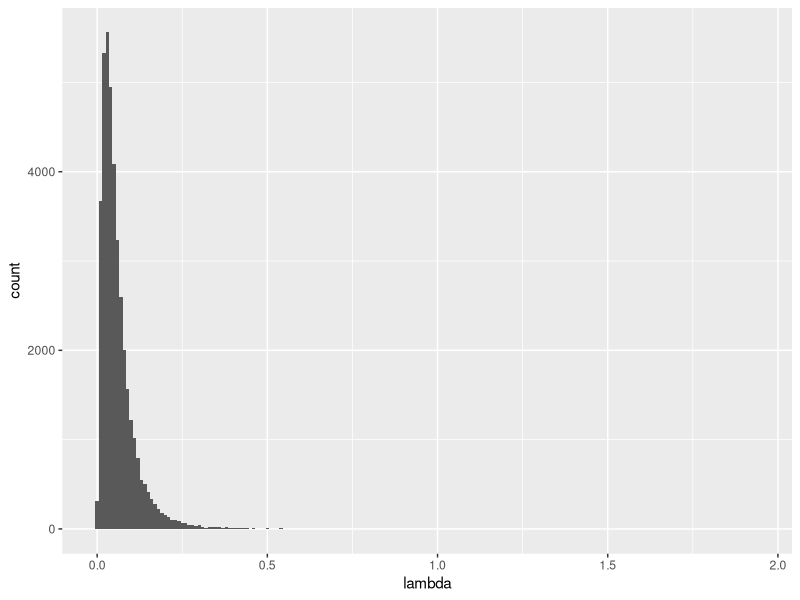
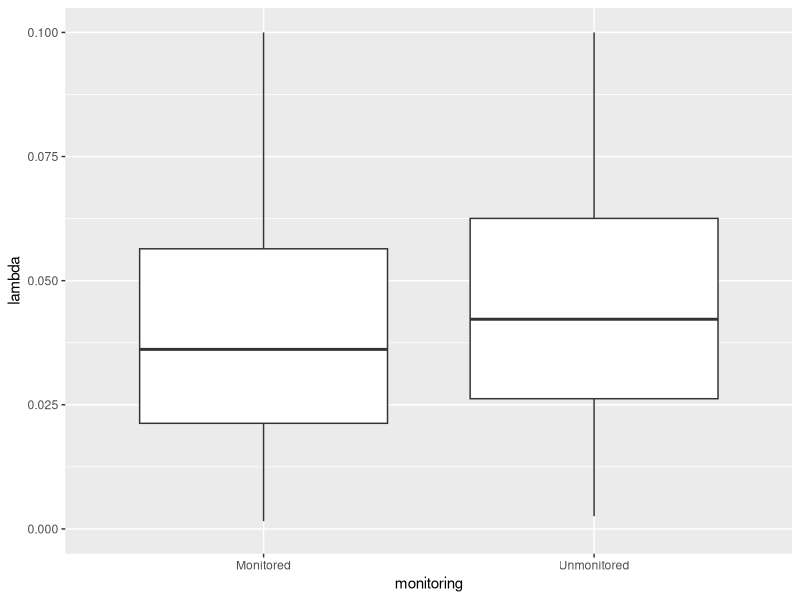
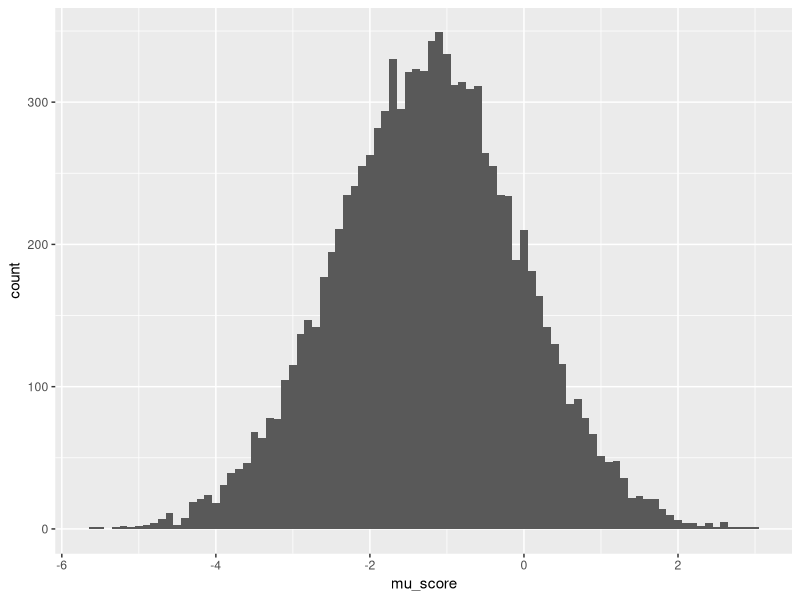
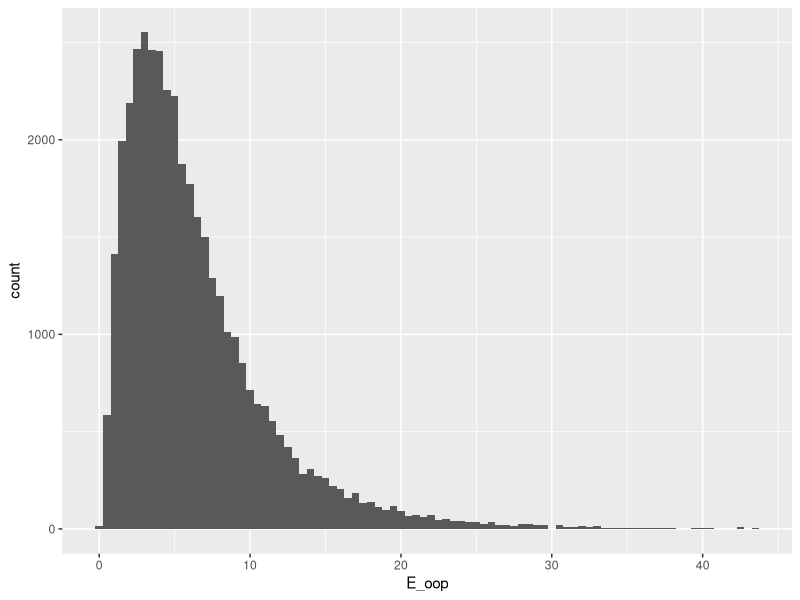
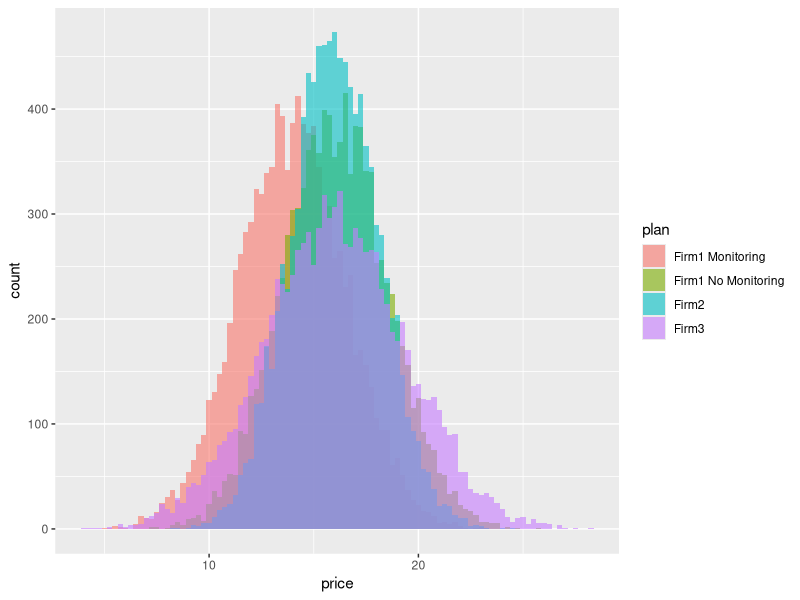
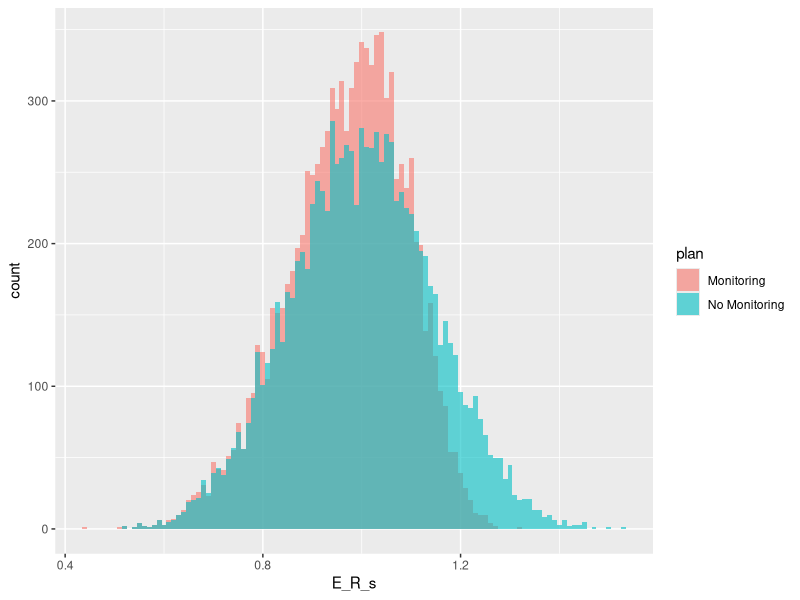
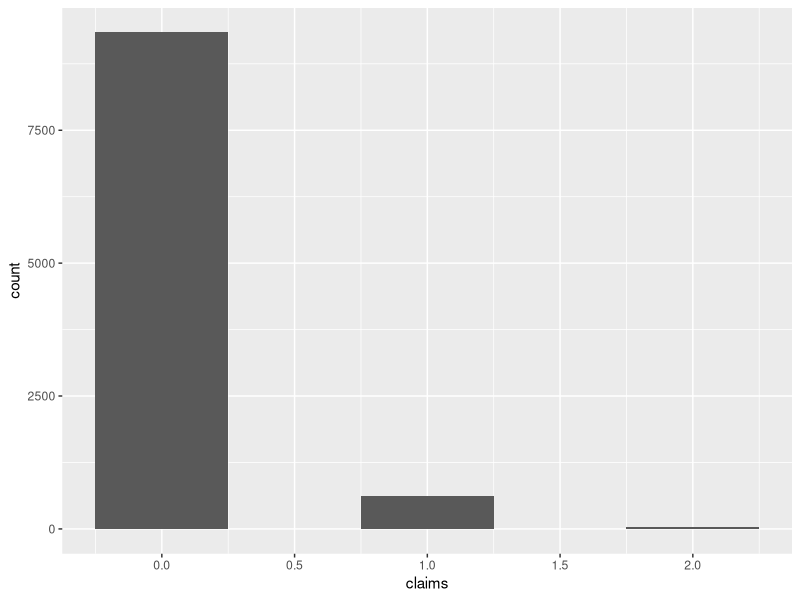
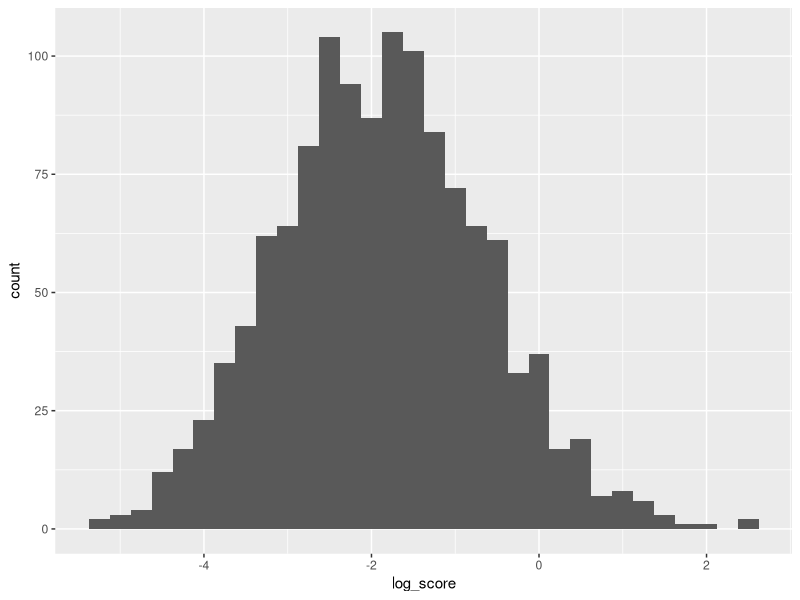

Recreate these plots in R, in order. (Note: this script raises an error after producing the figures.)
## ---- chunk 1
knitr::opts_chunk$set(echo = TRUE, eval = FALSE, cache = TRUE)
library(bookdown)
library(magrittr)
library(tidyverse)
library(MASS)
## ---- chunk 2
rm(list = ls())

N <- 10^4
T <- 1
D <- 4

# set the seed
set.seed(1)

## True Parameters
sigma_lambda <- 0.1
theta_lambda <- c(-3, -0.5, 1, -1, 1, -0.5)

## Covariates
mu_x_t0 <- rep(0, 4)
mu_x_t1 <- rep(0, 4)
sigma_x <- diag(0.25, 4)

X_t0 <- mvrnorm(N, mu_x_t0, sigma_x)
X_t1 <- 0.5*X_t0 + 0.5*mvrnorm(N, mu_x_t1, sigma_x)

X <- X_t0 %>% 
  rbind(X_t0) %>% 
  rbind(X_t1) %>% 
  rbind(X_t1)

colnames(X) <- c(paste("x", 1:4, sep = "_"))

X_lambda <- expand.grid(i = 1:N, m = 0:1, t = 0:1) %>% 
  tibble::as_tibble() %>% 
  cbind(X)

## mu_lambda
mu_lambda <- X_lambda %>% 
  dplyr::mutate(mu_lambda = theta_lambda[1]
                + theta_lambda[2]*x_1 + theta_lambda[3]*x_2
                + theta_lambda[4]*x_3 + theta_lambda[5]*x_4
                + theta_lambda[6]*ifelse(m == 1 & t == 0, 1, 0))

## epsilon_lambda
epsilon_lambda <- expand.grid(i = 1:N) %>% 
  tibble::as_tibble() %>% 
  dplyr::mutate(epsilon_lambda = rnorm(N, 0, sigma_lambda))

## lambda
lambda <- mu_lambda %>% 
  dplyr::left_join(epsilon_lambda, by = c("i")) %>% 
  dplyr::mutate(lambda = exp(mu_lambda + epsilon_lambda))

## ---- chunk 3
## Visualize 
g_lambda <- lambda %>% 
  ggplot(aes(x = lambda)) + 
  geom_histogram(binwidth = 0.01)

plot(g_lambda)
## ---- chunk 4
## Visualize lambda and monitoring opt-in
g_lambda_monitoring <- lambda %>% 
  dplyr::mutate(monitoring = ifelse(m == 1, "Monitored", "Unmonitored")) %>% 
  ggplot(aes(x = monitoring, y = lambda)) + 
  geom_boxplot() + 
  scale_y_continuous(limits=c(0, 0.1))

plot(g_lambda_monitoring)
## ---- chunk 5
## Generate expectations of score
theta_score <- c(-3, -0.5, 2, 1)
sigma_score <- 0.25

score <- lambda %>% 
  dplyr::filter(t == 0, m == 1) %>% 
  dplyr::mutate(mu_score = theta_score[1] + theta_score[2]*log(lambda)
                + theta_score[3]*x_1 + theta_score[4]*x_2,
                E_score = exp(mu_score + sigma_score^2 / 2)) %>% 
  dplyr::select(i, m, t, mu_score, E_score)

## Visualize Score
g_mu_score <- score %>% 
  ggplot(aes(x = mu_score)) + 
  geom_histogram(binwidth = 0.1)

plot(g_mu_score)
## ---- chunk 6
## Expectation of Out-of-Pocket
policy_limit <- 1000
l0 <- 500
a_l <- 2.5

E_oop <- lambda %>% 
  dplyr::mutate(prob_C1 = lambda * exp(-lambda),
                E_oop = prob_C1 * (l0^(a_l)/(a_l - 1))*policy_limit^(-a_l + 1),
                E_oop_sq = prob_C1 * ((2 * l0^(a_l)) / ((a_l - 1) * (a_l - 1))) * policy_limit^(-a_l + 2)) %>% 
  dplyr::select(i, m, t, E_oop, E_oop_sq)

## Visualize OOP
g_oop <- E_oop %>% 
  ggplot(aes(x = E_oop)) + 
  geom_histogram(binwidth = 0.5)

plot(g_oop)

## ---- chunk 7

price_par_t0_d1 <- c(15, 3, 2, 3, -2)
price_par_t0_d2 <- c(15, 3, 2, 3, -2)
price_par_t0_d3 <- c(15, 1, 3, 2, -2)
price_par_t0_d4 <- c(15, 4, 5, 1, -2)

price_gen_d <- function(choice_t0, D, price_par_t0){
  output <- choice_t0 %>% 
    dplyr::filter(d == D) %>% 
    dplyr::mutate(price = 
                    price_par_t0[1] +
                    price_par_t0[2]*x_1 + 
                    price_par_t0[3]*x_2 + 
                    price_par_t0[4]*x_3 +
                    price_par_t0[5]*m +
                    rnorm(N, 1, 1)) %>% 
    dplyr::select(i, d, t, m, f, price)
}

## Generate Price
price_gen_t0 <- function(choice_t0,
                         price_par_t0_d1, price_par_t0_d2,
                         price_par_t0_d3, price_par_t0_d4){
  
  price <- price_gen_d(choice_t0, 1, price_par_t0_d1) %>% 
    rbind(price_gen_d(choice_t0, 2, price_par_t0_d2)) %>% 
    rbind(price_gen_d(choice_t0, 3, price_par_t0_d3)) %>% 
    rbind(price_gen_d(choice_t0, 4, price_par_t0_d4))
  
  output <- choice_t0 %>% 
    dplyr::left_join(price, by = c("i", "d", "t", "m", "f"))
  
  return(output) 
}

## Generate Prior Firm

prior_firm_t0 <- expand.grid(i = 1:N) %>% 
  tibble::as_tibble() %>% 
  dplyr::mutate(prior_firm = sample(1:4, size = N, replace = T, prob = c(0, 0.4, 0.35, 0.25)))


## True Parameters
### Inertia

eta_f <- c(5, 1, 2, 2)
xi <- c(1, -2.5)

### Renewal Price
alpha_m0 <- c(20, 5, 3)
alpha_m1 <- c(20, 5, 3, -1)
beta <- 20

### Risk Aversion
risk_aversion <- 10^(-4)

## Generate Choice

choice_t0 <- expand.grid(i = 1:N, d = 1:D, t = 0) %>% 
  tibble::as_tibble() %>% 
  dplyr::mutate(m = ifelse(d == 1, 1, 0),
                f = dplyr::case_when(
                  d <= 2 ~ 1,
                  d == 3 ~ 2,
                  d == 4 ~ 3)) %>% 
  dplyr::left_join(lambda, by = c("i", "m", "t")) %>% 
  dplyr::left_join(score, by = c("i", "m", "t")) %>% 
  dplyr::left_join(E_oop, by = c("i", "m", "t")) %>% 
  price_gen_t0(price_par_t0_d1, price_par_t0_d2, price_par_t0_d3, price_par_t0_d4) %>% 
  dplyr::left_join(prior_firm_t0, by = c("i")) %>% 
  dplyr::mutate(inertia = eta_f[1] + eta_f[2]*x_1 + eta_f[3]*x_2 + eta_f[4]*x_3,
                monitoring_disutility = xi[1] + xi[2]*log(lambda),
                demand_friction = ifelse(d == prior_firm, 0, inertia) + 
                  ifelse(d == 1, monitoring_disutility, 0)) %>% 
  dplyr::mutate(E_R_s = ifelse(m == 0, 
                           (alpha_m0[1] + alpha_m0[2]*x_1 + alpha_m0[3]*x_2) / beta,
                           (alpha_m1[1] + alpha_m1[2]*x_1 + alpha_m1[3]*x_2 + alpha_m1[4]*E_score) / beta),
                E_R_s_sq = E_R_s / beta,
                E_R_C = 0.98 * exp(-lambda) + 1.2 * (1 - exp(-lambda)),
                E_R_C_sq = 0.98^2 * exp(-lambda) + 1.2^2 * (1 - exp(-lambda)),
                E_renewal_price = price * E_R_s * E_R_C,
                E_renewal_price_sq = price^2 * E_R_s_sq * E_R_C_sq) %>% 
  dplyr::mutate(h = - price - demand_friction - E_oop - E_renewal_price,
                h_sq = price^2 - demand_friction^2 + E_oop_sq + E_renewal_price_sq
                + 2*price*demand_friction + 2*price*E_oop + 2*price*E_renewal_price
                + 2*demand_friction*E_oop + 2*demand_friction*E_renewal_price
                + 2*E_oop*E_renewal_price)

# draw idiosyncratic shocks
e_t0 <- evd::rgev(dim(choice_t0)[1])

choice_t0 <- cbind(choice_t0, e_t0) %>% 
  dplyr::mutate(v = h - (risk_aversion / 2)*h_sq,
                u = v + e_t0) %>% 
  dplyr::group_by(i, t) %>% 
  dplyr::mutate(choice = ifelse(u == max(u), 1, 0)) %>% 
  dplyr::ungroup()

summary(choice_t0)

summarize_choice <- choice_t0 %>% 
  dplyr::group_by(d) %>% 
  dplyr::summarise(share = mean(choice))

summarize_choice
## ---- chunk 8
## Visualize Price in t = 0
g_price_t0 <- choice_t0 %>% 
  dplyr::mutate(plan = dplyr::case_when(d == 1 ~ "Firm1 Monitoring",
                                        d == 2 ~ "Firm1 No Monitoring",
                                        d == 3 ~ "Firm2",
                                        d == 4 ~ "Firm3")) %>% 
  ggplot(aes(x = price, fill = plan)) + 
  geom_histogram(position = "identity", alpha = 0.6, binwidth = 0.25)

plot(g_price_t0)

## ---- chunk 9
## Visualize E_R_s in t = 0
g_E_R_s_t0 <- choice_t0 %>% 
  dplyr::filter(f == 1) %>% 
  dplyr::mutate(plan = dplyr::case_when(m == 1 ~ "Monitoring",
                                        m == 0 ~ "No Monitoring")) %>% 
  ggplot(aes(x = E_R_s, fill = plan)) + 
  geom_histogram(position = "identity", alpha = 0.6, binwidth = 0.01)

plot(g_E_R_s_t0)

## ---- chunk 10
## Claims Count
cost_t0 <- choice_t0 %>% 
  dplyr::filter(choice == 1) %>% 
  dplyr::mutate(claims = rpois(N, lambda = lambda))

## Severity
# max_claims <- max(cost_t0$claims)
# 
# claims_mat <- matrix(rep(0, N * max_claims), nrow = N)
# severity <- matrix(l0*runif(N * max_claims)^(-1/a_l), nrow = N)
# 
# colnames(severity) <- paste("sev_", 1:max_claims, sep = "")
# 
# cost_t0 <- cbind(cost_t0, severity)

## Monitoring Score
cost_t0 <- cost_t0 %>% 
  dplyr::mutate(score = rlnorm(N, mu_score, sigma_score),
                score = ifelse(m == 1, score, 1),
                log_score = log(score)) %>% 
  dplyr::select(i, claims, matches("sev."), score, log_score)

## ---- chunk 11
## Visualize realized claims count
g_realized_claims_count <- cost_t0 %>%
  ggplot(aes(x = claims)) + 
  geom_histogram(binwidth = 0.5)

plot(g_realized_claims_count)

## ---- chunk 12
## Visualize realized score
g_realized_score <- cost_t0 %>%
  dplyr::filter(score != 1) %>% 
  ggplot(aes(x = log_score)) + 
  geom_histogram(binwidth = 0.25)

plot(g_realized_score)

## ---- chunk 13
## Prior Choice and Firm
prior_firm_t1 <- choice_t0 %>% 
  dplyr::filter(choice == 1) %>% 
  dplyr::mutate(prior_choice = d * choice,
                prior_firm = f * choice) %>% 
  dplyr::select(i, prior_choice, prior_firm)

### Prior Price
prior_price_t1 <- choice_t0 %>% 
  dplyr::left_join(prior_firm_t1, by = c("i")) %>% 
  dplyr::mutate(prior_price = price,
                flg = dplyr::case_when(prior_choice == 1 & d != 2 ~ 1,
                                       prior_choice > 1 & d != 1 ~ 1,
                                       TRUE ~ 0)) %>% 
  dplyr::filter(flg == 1) %>% 
  dplyr::select(i, f, prior_price) %>% 
  dplyr::arrange(i)

## Choice in t = 1
choice_t1 <- expand.grid(i = 1:N, d = 1:(D - 1), t = 1) %>% 
  tibble::as_tibble() %>% 
  dplyr::mutate(m = 0,
                f = d) %>% 
  dplyr::left_join(prior_firm_t1, by = c("i")) %>% 
  dplyr::left_join(prior_price_t1, by = c("i", "f")) %>% 
  dplyr::left_join(lambda, by = c("i", "m", "t")) %>% 
  dplyr::left_join(E_oop, by = c("i", "m", "t")) %>% 
  dplyr::left_join(cost_t0, by = c("i")) %>% 
  dplyr::mutate(gamma_alpha = ifelse(score == 1,
                                     alpha_m0[1] + alpha_m0[2]*x_1 + alpha_m0[3]*x_2,
                                     alpha_m1[1] + alpha_m1[2]*x_1 + alpha_m1[3]*x_2 + alpha_m1[4]*score)) %>% 
  dplyr::mutate(R_s = rgamma(N * (D - 1), gamma_alpha, beta),
                R_C = ifelse(claims == 0, 0.98, 1.2),
                price = prior_price * R_s * R_C) %>% 
  dplyr::mutate(inertia = eta_f[1] + eta_f[2]*x_1 + eta_f[3]*x_2 + eta_f[4]*x_3,
                demand_friction = ifelse(d == prior_firm, 0, inertia)) %>%   
  dplyr::mutate(E_R_s = ifelse(m == 0, 
                           (alpha_m0[1] + alpha_m0[2]*x_1 + alpha_m0[3]*x_2) / beta,
                           (alpha_m1[1] + alpha_m1[2]*x_1 + alpha_m1[3]*x_2 + alpha_m1[4]*E_score) / beta),
                E_R_s_sq = E_R_s / beta,
                E_R_C = 0.98 * exp(-lambda) + 1.2 * (1 - exp(-lambda)),
                E_R_C_sq = 0.98^2 * exp(-lambda) + 1.2^2 * (1 - exp(-lambda)),
                E_renewal_price = price * E_R_s * E_R_C,
                E_renewal_price_sq = price^2 * E_R_s_sq * E_R_C_sq) %>% 
  dplyr::mutate(h = - price - demand_friction - E_oop - E_renewal_price,
                h_sq = price^2 - demand_friction^2 + E_oop_sq + E_renewal_price_sq
                + 2*price*demand_friction + 2*price*E_oop + 2*price*E_renewal_price
                + 2*demand_friction*E_oop + 2*demand_friction*E_renewal_price
                + 2*E_oop*E_renewal_price) %>% 
  dplyr::arrange(i)

# draw idiosyncratic shocks
e_t1 <- evd::rgev(dim(choice_t1)[1])

choice_t1 <- cbind(choice_t1, e_t1) %>% 
  dplyr::mutate(v = h - (risk_aversion / 2)*h_sq,
                u = v + e_t1) %>% 
  dplyr::group_by(i, t) %>% 
  dplyr::mutate(choice = ifelse(u == max(u), 1, 0)) %>% 
  dplyr::ungroup()

summary(choice_t1)

summarize_choice_t1 <- choice_t1 %>% 
  dplyr::group_by(d) %>% 
  dplyr::summarise(share = mean(choice))

summarize_choice_t1
## ---- chunk 14
## Visualize Price in t = 1
g_price_t1 <- choice_t1 %>% 
  dplyr::mutate(plan = dplyr::case_when(d == 1 ~ "Firm1",
                                        d == 2 ~ "Firm2",
                                        d == 3 ~ "Firm3"),
                prior_plan = dplyr::case_when(prior_choice == 1 ~ "Firm1 Monitoring",
                                              prior_choice == 2 ~ "Firm1 No Monitoring",
                                              prior_choice == 3 ~ "Firm2",
                                              prior_choice == 4 ~ "Firm3")) %>% 
  ggplot(aes(x = price, fill = prior_plan)) + 
  geom_histogram(position = "identity", alpha = 0.6, binwidth = 0.25)

plot(g_price_t1)

## ---- chunk 15
## Visualize Realized R_s in t = 1
g_R_s_t1 <- choice_t1 %>% 
  dplyr::mutate(plan = dplyr::case_when(d == 1 ~ "Firm1",
                                        d == 2 ~ "Firm2",
                                        d == 3 ~ "Firm3"),
                prior_plan = dplyr::case_when(prior_choice == 1 ~ "Firm1 Monitoring",
                                              prior_choice == 2 ~ "Firm1 No Monitoring",
                                              prior_choice == 3 ~ "Firm2",
                                              prior_choice == 4 ~ "Firm3")) %>% 
  ggplot(aes(x = R_s, fill = prior_plan)) + 
  geom_histogram(position = "identity", alpha = 0.4, binwidth = 0.025)

plot(g_R_s_t1)

## ---- chunk 16

df_t0 <- choice_t0 %>% 
  dplyr::select(i, d, t, m, f, x_1, x_2, x_3, x_4, price, prior_firm, choice)
df_t1 <- choice_t1 %>% 
  dplyr::select(i, d, t, m, f, x_1, x_2, x_3, x_4, price, prior_firm, choice, claims, score, R_s, R_C)

df <- dplyr::bind_rows(df_t0, df_t1) %>% 
  dplyr::arrange(t, i, d)

## ---- chunk 17

## Generate Lambda

gen_lambda <- function(df, cost_par, R){
  # Parameters
  theta_lambda <- cost_par[1:6]
  sigma_lambda <- cost_par[7]
  
  # Generate mu_lambda
  output <- df %>% 
    dplyr::mutate(mu_lambda = theta_lambda[1]
                  + theta_lambda[2]*x_1 + theta_lambda[3]*x_2
                  + theta_lambda[4]*x_3 + theta_lambda[5]*x_4
                  + theta_lambda[6]*ifelse(m == 1 & t == 0, 1, 0))
  
  # Generate epsilon_lambda (draw R times)
  epsilon_lambda <- matrix(rnorm(N * R, 0, sigma_lambda), nrow = N)
  colnames(epsilon_lambda) <- c(paste("lambda", 1:R, sep = "_"))
  
  epsilon_lambda <- data.frame(expand_grid(i = 1:N), epsilon_lambda) %>% 
    tibble::as_tibble()

  ## lambda
  output <- output %>%
    dplyr::left_join(epsilon_lambda, by = c("i")) %>%
    dplyr::mutate_at(.vars = vars(starts_with("lambda")),
                     .funs = ~ exp(mu_lambda + .)) %>% 
    dplyr::select(-mu_lambda)
 
  return(output)
}

# Log-likelihood for Choice Probability

LL_choice <- function(df, theta, cost_par, lambda){
  # Parameters
  eta_f <- theta[1:4]
  xi <- theta[5:6]
  alpha_m0 <- theta[7:9]
  alpha_m1 <- theta[10:13]
  beta <- theta[14]
  risk_aversion <- theta[15]
  
  # Cost Parameters
  theta_score <- cost_par[8:11]
  sigma_score <- cost_par[12]
  l0 <- cost_par[13]
  a_l <- cost_par[14]
  
  ## Lambda
  lambda <- lambda
  
  # Price
  price <- df$price * matrix(rep(1, dim(df)[1] * R), nrow = dim(df)[1])
  colnames(price) <- c(paste("price", 1:R, sep = "_"))
  
  price <- data.frame(price) %>% 
    tibble::as_tibble()  
  
  # Generate Demand Friction
  demand_friction <- lambda %>% 
    dplyr::mutate_at(vars(starts_with("lambda")),
                     funs(ifelse(d == prior_firm, 
                                 0,  
                                 eta_f[1] + eta_f[2]*x_1 + eta_f[3]*x_2 + eta_f[4]*x_3) 
                          + ifelse(d == 1 & t == 0, 
                                   xi[1] + xi[2]*log(.), 
                                   0))) %>% 
    dplyr::rename_with(\(x) str_replace(x, "lambda", "demand_friction"), 
                       starts_with("lambda")) %>% 
    dplyr::select(matches("demand_friction"))
  
  # Generate E_score
  E_score <- lambda %>% 
    dplyr::mutate_at(vars(starts_with("lambda")),
                     funs(ifelse(t == 0 & m == 1,
                                 exp(theta_score[1] + theta_score[2]*log(.)
                                     + theta_score[3]*x_1 + theta_score[4]*x_2
                                     + sigma_score^2 / 2),
                                 0))) %>% 
    dplyr::rename_with(\(x) str_replace(x, "lambda", "E_score"), 
                       starts_with("lambda"))
  
  # Generate E_oop
  E_oop <- lambda %>% 
    dplyr::mutate_at(vars(starts_with("lambda")),
                     funs(.*exp(-.)*(l0^(a_l)/(a_l - 1))*policy_limit^(-a_l + 1))) %>% 
    dplyr::rename_with(\(x) str_replace(x, "lambda", "E_oop"), 
                       starts_with("lambda")) %>% 
    dplyr::select(matches("E_oop"))
  
  # Generate E_oop_sq
  E_oop_sq <- lambda %>% 
    dplyr::mutate_at(vars(starts_with("lambda")),
                     funs(.*exp(-.)*((2 * l0^(a_l)) / ((a_l - 1) * (a_l - 1))) * policy_limit^(-a_l + 2))) %>% 
    dplyr::rename_with(\(x) str_replace(x, "lambda", "E_oop_sq"), 
                       starts_with("lambda")) %>% 
    dplyr::select(matches("E_oop_sq"))

  # Generate E_R_s
  E_R_s <- E_score %>% 
    dplyr::mutate_at(vars(starts_with("E_score")),
                     funs(ifelse(t == 0 & m == 1,
                                 (alpha_m1[1] + alpha_m1[2]*x_1 + alpha_m1[3]*x_2 + alpha_m1[4]*.) / beta,
                                 (alpha_m0[1] + alpha_m0[2]*x_1 + alpha_m0[3]*x_2) / beta))) %>% 
    dplyr::rename_with(\(x) str_replace(x, "E_score", "E_R_s"), 
                       starts_with("E_score")) %>% 
    dplyr::select(matches("E_R_s"))

  # Generate E_R_s_sq
  E_R_s_sq <- E_score %>% 
    dplyr::mutate_at(vars(starts_with("E_score")),
                     funs(ifelse(t == 0 & m == 1,
                                 (alpha_m1[1] + alpha_m1[2]*x_1 + alpha_m1[3]*x_2 + alpha_m1[4]*.) / beta^2,
                                 (alpha_m0[1] + alpha_m0[2]*x_1 + alpha_m0[3]*x_2) / beta^2))) %>% 
    dplyr::rename_with(\(x) str_replace(x, "E_score", "E_R_s_sq"), 
                       starts_with("E_score")) %>% 
    dplyr::select(matches("E_R_s_sq"))  
  
  # Generate E_R_C
  E_R_C <- lambda %>% 
    dplyr::mutate_at(vars(starts_with("lambda")),
                     funs(0.98 * exp(-.) + 1.2 * (1 - exp(-.)))) %>% 
    dplyr::rename_with(\(x) str_replace(x, "lambda", "E_R_C"), 
                       starts_with("lambda")) %>% 
    dplyr::select(matches("E_R_C"))

  # Generate E_R_C_sq
  E_R_C_sq <- lambda %>% 
    dplyr::mutate_at(vars(starts_with("lambda")),
                     funs(0.98^2 * exp(-.) + 1.2^2 * (1 - exp(-.)))) %>% 
    dplyr::rename_with(\(x) str_replace(x, "lambda", "E_R_C_sq"), 
                       starts_with("lambda")) %>% 
    dplyr::select(matches("E_R_C_sq"))
  
  # Calculate E_h
  E_h <- - price - demand_friction - E_oop - E_R_s * E_R_C * price
  E_h <- E_h %>% 
    dplyr::rename_with(\(x) str_replace(x, "price", "E_h"), 
                       starts_with("price"))
  
  # Calculate E_h_sq
  E_h_sq <- price^2 + demand_friction^2 + E_oop_sq + E_R_s_sq*E_R_C_sq*price^2
  + 2*price*demand_friction + 2*price*E_oop + 2*price*(E_R_s*E_R_C*price)
  + 2*demand_friction*E_oop + 2*demand_friction*(E_R_s*E_R_C*price)
  + 2*E_oop*(E_R_s*E_R_C*price)
    
  E_h_sq <- E_h_sq %>% 
    dplyr::rename_with(\(x) str_replace(x, "price", "E_h_sq"), 
                       starts_with("price"))
  
  # Calculate v
  v <- (E_h - (risk_aversion / 2) * E_h_sq) %>% 
    dplyr::rename_with(\(x) str_replace(x, "E_h", "v"), 
                       starts_with("E_h"))
  
  ## Calculate Choice Probability
  choice_probability <- df %>% 
    dplyr::bind_cols(v) %>% 
    dplyr::group_by(i, t) %>% 
    dplyr::mutate_at(vars(starts_with("v")),
                     funs(exp(.) / sum(exp(.)))) %>% 
    dplyr::ungroup() %>% 
    dplyr::rename_with(\(x) str_replace(x, "v", "choice_probability"), 
                       starts_with("v"))
  
  ## Calculate Log-likelihood
  LL_choice <- choice_probability %>% 
    dplyr::mutate_at(vars(starts_with("choice_probability")),
                     funs(choice * log(.))) %>% 
    dplyr::summarise_at(vars(starts_with("choice_probability")),
                        funs(sum(.)))
  
  LL_choice <- as.matrix(LL_choice) %>% 
    apply(1, mean)
  
  # Output
  output <- LL_choice

  return(output)
}

# Log-likelihood for Renewal Price

LL_renewal_price <- function(df, theta, cost_par, lambda){
  # Parameters
  alpha_m0 <- theta[7:9]
  alpha_m1 <- theta[10:13]
  beta <- theta[14]
  
  # Generate log-likelihood of R_s
  ## In the paper, we assume away uncertainty in s
  R_s <- df %>% 
    dplyr::filter(t == 1) %>% 
    dplyr::mutate(gamma_alpha = ifelse(score == 1,
                                       alpha_m0[1] + alpha_m0[2]*x_1 + alpha_m0[3]*x_2,
                                       alpha_m1[1] + alpha_m1[2]*x_1 + alpha_m1[3]*x_2 + alpha_m1[4]*score),
                  LL_gamma = log(((beta^gamma_alpha)/gamma(gamma_alpha)) * R_s^(gamma_alpha - 1) * exp(-beta * R_s)))
  
  LL_R_s <- sum(R_s$LL_gamma)
  
  ## 作ったが、Choice Modelの推定においては不要
  # Generate log-likelihood of R_C
  ## We first match lambda in t = 0, since claim surcharge is resulted from lambda in t = 0
  
  # lambda_t0 <- lambda %>% 
  #   dplyr::filter(t == 0, f == 1) %>% 
  #   dplyr::select(i, m, matches("lambda"))
  # 
  # R_C <- df %>% 
  #   dplyr::filter(t == 1) %>% 
  #   dplyr::mutate(m = ifelse(score == 1, 0, 1)) %>% 
  #   dplyr::left_join(lambda_t0, by = c("i", "m")) %>% 
  #   dplyr::mutate_at(vars(starts_with("lambda")),
  #                    funs((exp(-.)^(R_C == 0.98)) * (1 - exp(-.)^(R_C == 1.2)))) %>% 
  #   dplyr::rename_with(\(x) str_replace(x, "lambda", "LL_surcharge"), 
  #                      starts_with("lambda")) %>% 
  #   dplyr::summarise_at(vars(starts_with("LL_surcharge")),
  #                       funs(sum(.)))
  # 
  # LL_R_C <- as.matrix(R_C) %>% 
  #   apply(1, mean)
  
  output <- LL_R_s
  
  return(output)
}


## Simulated Log-likelihood

SLL <- function(df, theta, cost_par, lambda){
  ## Choice Probability
  LL_choice <- LL_choice(df, theta, cost_par, lambda)
  
  ## Renewal Price
  LL_renewal_price <- LL_renewal_price(df, theta, cost_par, lambda)
  
  ## Output
  output <- (-1) * (LL_choice + LL_renewal_price)
  print(output)
  
  return(output)
}

## ---- chunk 18
# Cost Parameters
cost_par <- 0
cost_par[1:6] <- theta_lambda
cost_par[7] <- sigma_lambda
cost_par[8:11] <- theta_score
cost_par[12] <- sigma_score
cost_par[13] <- l0
cost_par[14] <- a_l

# Choice Parameters
theta <- 0
theta[1:4] <- eta_f
theta[5:6] <- xi
theta[7:9] <- alpha_m0
theta[10:13] <- alpha_m1
theta[14] <- beta
theta[15] <- risk_aversion

# Generate lambda
R <- 50
lambda <- gen_lambda(df, cost_par, R)

## Initial Value
# x0 <- rep(1, length(theta))
# x0[7] <- 20
# x0[10] <- 20
# x0[14] <- 20
# x0[15] <- 0

x0 <- numeric(length(theta))
x0[7] <- 1
x0[10] <- 1
x0[14] <- 1

#x0 <- theta

## Optimization
res <- optim(par = x0,
             fn = SLL, 
             control = list(maxit = 10^6),
             method = "Nelder-Mead",
             df = df, 
             cost_par = cost_par, 
             lambda = lambda)
  
theta_est <- res$par

## ---- chunk 19

table <- cbind(theta, theta_est)
table <- format(round(table, 3), 3)

colnames(table) <- c("true", "estimates")
rownames(table) <- c("eta_f", "", "", "", 
                     "xi", "", 
                     "alpha_m0", "", "", "", 
                     "alpha_m1", "", "", 
                     "beta",
                     "risk_aversion")
table

## ---- chunk 20
